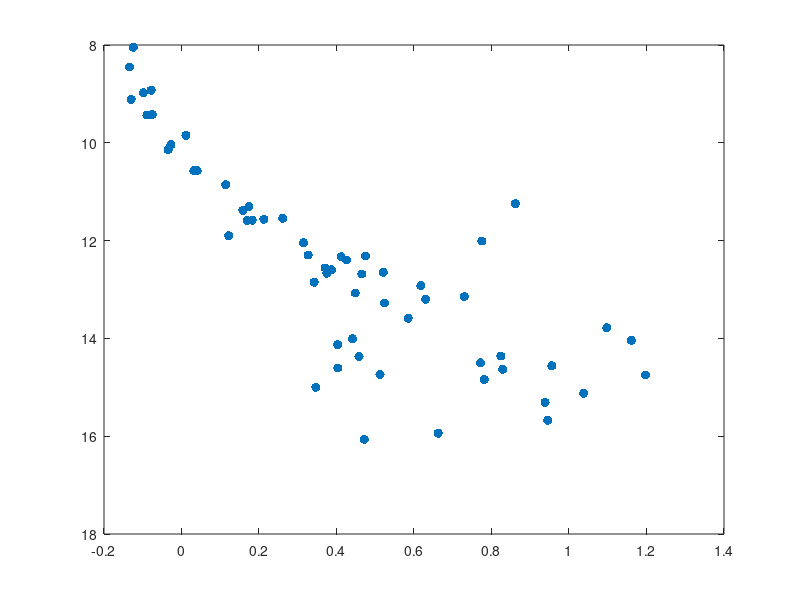
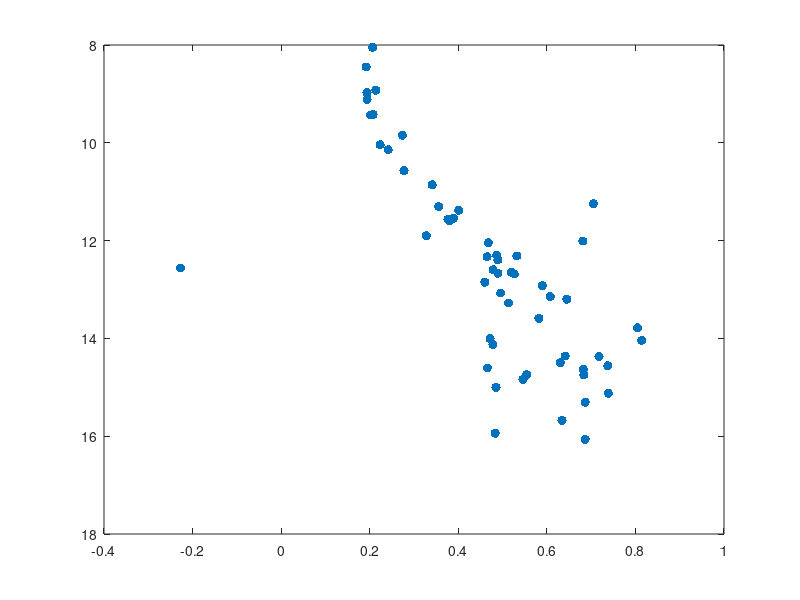
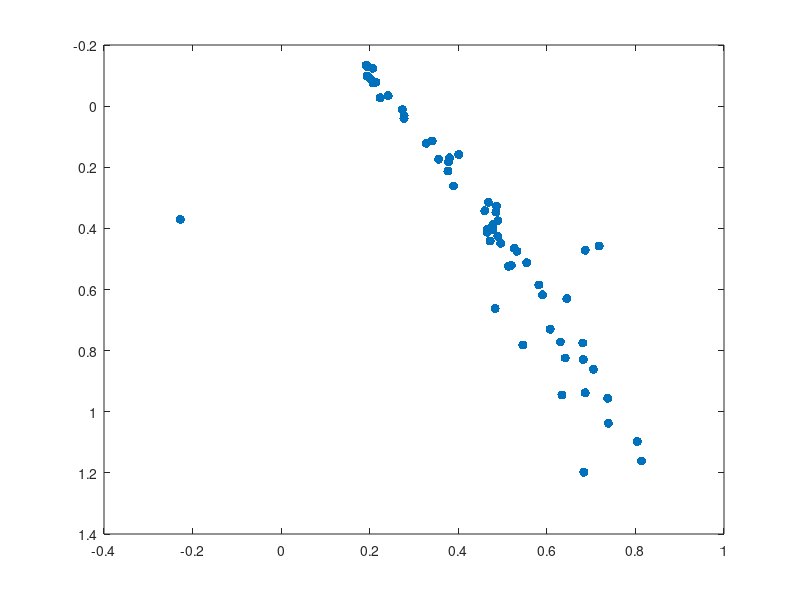

MATLAB code for these plots, in order:
clc 
clear


flux = [
    5252.3
    2917.9
    66461.6
    18832.3
    634.4
    654.4
    1731.9
    18861.8
    57355.7
    183414.3
    6313.2
    1046.7
    19614.9
    834.0
    7811.3
    303.8
    373.4
    2816.3
    51.3
    186969.8
    289697.9
    292287.8
    91436.3
    605.8
    6706.3
    3694.1
    5136.6
    802.3
    1136.9
    902.3
    683.6
    15260.1
    451.2
    7204.7
    2056.2
    5208.6
    5942.6
    286.4
    101029.8
    25832.8
    41276.5
    657.8
    11410.8
    326.0
    244.6
    116693.1
    8937.0
    258125.3
    57809.3
    684288.3
    20045.9
    7667.9
    254.9
    2971.0
    1478.2
    3854.5
    792.3
    24565.8
    487364.4
    7507.7
    14365.6
    ];

sortedFlux = sort(flux, 'descend'); 
highestFlux = sortedFlux(1:20);
mediumFlux = sortedFlux(21:40);
lowestFlux = sortedFlux(41:60);

signal_BFilter = [
961437.2
669465.8
410388.5
398198.5
361847.4
259800.5
259147.9
162116.7
140314.5
128620.6
81499.55
80929.02
57923.08
36374.86
34403.75
27902.33
27998.28
27659.93
26909.92
21991.18
20405.83
16171.75
12673.19
11327.76
10870.7
10914.11
10550.85
9547.408
9072.877
8618.771
7658.968
7506.837
7802.202
5542.56
5453.987
4281.922
3997.702
4174.135
3038.563
2358.221
2185.627
1581.925
1409.313
1105.216
1195.952
1125.329
1178.064
881.0332
1031.396
929.7619
800.8331
594.1147
1663.505
487.5265
319.9668
344.8094
451.6001
324.9748
    ];

signal_RFilter = [
1037155
706212.1
464958
434828.9
383939.9
288262.5
292763.4
210847.1
168113.4
155670.5
108361.9
108458.8
88078.25
59223.11
57582.84
46759.16
46440.69
47593.45
48979.83
33272.09
86389.19
33256.79
26805.78
25412.09
27479.04
41723.79
24507.97
10896.58
20133.13
19105.1
19971.19
15714.57
19448.66
13224.74
16585.05
11130.78
13703.25
13506.42
8901.448
5468.062
4919.724
9117.922
3137.194
4020.467
4612.795
3005.443
7264.204
4189.448
2218.59
3739.953
2720.1
3360.352
4912.842
2504.046
1369.968
1002.112
2017.043
933.3197
    ];

signal_VFilter = [
857371.6
591737.6
381845.4
363709.8
321073.3
239323.3
241761.3
163850
136818.5
124597.5
83922.2
84011.73
64338.82
42683.59
39802.21
33013.03
32725.29
33641.75
34227.62
24600.76
45119.61
21609.7
17123.77
16560.66
16831.37
22283.74
15619.46
13434.82
12956.83
12174.58
12375.13
10288.75
11974.42
8377.926
9632.181
6937.185
7829.902
7456.852
5208.126
3540.874
3167.392
4345.951
2043.108
2249.443
2554.978
1803.91
3432.33
2124.259
1419.211
1994.79
1645.137
1790.417
2536.1192
1267.764
763.9309
532.4228
1071.575
598.0385
    ];

for i=1:58
    instrumental_mag_b(i) = -2.5*log10(signal_BFilter(i));
end

for j=1:58
    instrumental_mag_r(j) = -2.5*log10(signal_RFilter(j));
end

for k=1:58
    instrumental_mag_v(k) = -2.5*log10(signal_VFilter(k));
end

transposed_instrumental_mag_b = instrumental_mag_b';
transposed_instrumental_mag_r = instrumental_mag_r';
transposed_instrumental_mag_v = instrumental_mag_v';

C_b = 22.86;
C_r = 22.99;
C_v = 22.79;
C = (C_b+C_r+C_v)/3; %Average of the photometric constants in all filters


apparent_mag_b = C + instrumental_mag_b
apparent_mag_r = C + instrumental_mag_r
apparent_mag_v = C + instrumental_mag_v

%Surface Brightness 

%mean flux of background in all filters (ADU's/square pixel)
flux_b = (86.9 + 85.58 + 86.52 + 85.81)/4;
flux_r = (166 + 165.1 + 164.5 + 164.3)/4;
flux_v = (145.9 + 145.6 + 145.4 + 145.1)/4;

%exposure time
exp_t_b = 5;
exp_t_r = 2.5;
exp_t_v = 2.5;

%pixel scale squared
pix_square = 0.5184;

%find flux per square arcsecond (ADU's/s/arcsec^2)
flux_per_sqarcsec_b = (flux_b/exp_t_b)/pix_square;
flux_per_sqarcsec_r = (flux_r/exp_t_r)/pix_square;
flux_per_sqarcsec_v = (flux_v/exp_t_v)/pix_square;

%calc surface brightness
mag_inst_sky_b = -2.5*log10(flux_per_sqarcsec_b);
mag_inst_sky_r = -2.5*log10(flux_per_sqarcsec_r);
mag_inst_sky_v = -2.5*log10(flux_per_sqarcsec_v);

surface_brightness_b = C_b + mag_inst_sky_b
surface_brightness_r = C_r + mag_inst_sky_r
surface_brightness_v = C_v + mag_inst_sky_v


%Graphing Diagrams

%V vs. B-V
figure(1)
plot(apparent_mag_b-apparent_mag_v,apparent_mag_v, '.','MarkerSize', 20)
set(gca, 'ydir', 'reverse')

figure(2)
plot(apparent_mag_v - apparent_mag_r, apparent_mag_v, '.','MarkerSize', 20)
set(gca, 'ydir', 'reverse')

figure(3)
plot(apparent_mag_v - apparent_mag_r, apparent_mag_b-apparent_mag_v, '.','MarkerSize', 20)
set(gca, 'ydir', 'reverse')

739, 534



